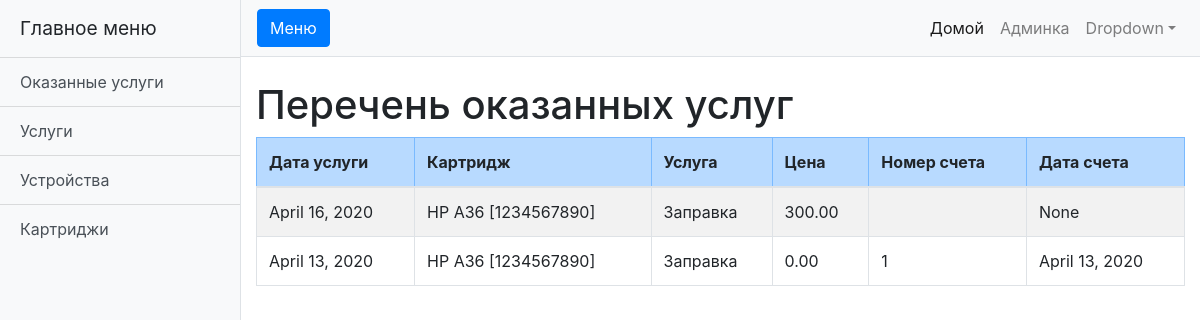
The page /carefreg/ on the database as committed earlier.
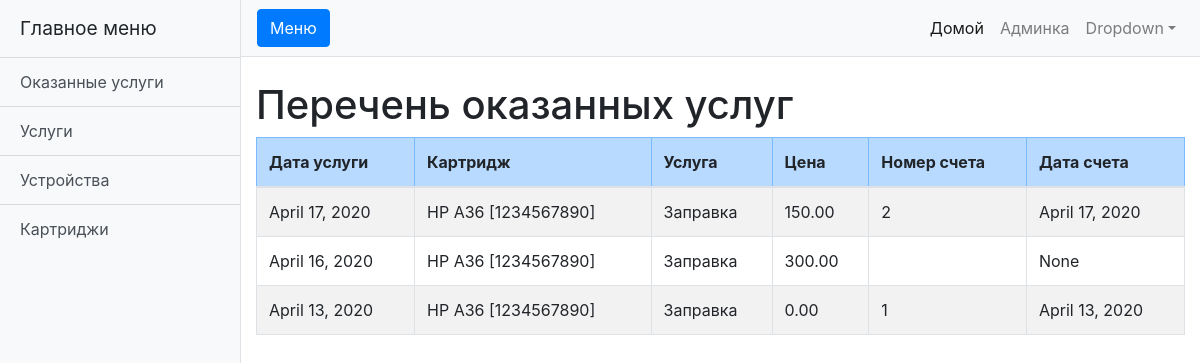
The same page on the database as committed later.
### carefreg/models.py (models this page shows, shortened)
class ProvidedServices(models.Model):
    service_date = models.DateField('Дата услуги', null = False, blank = False)
    cartridge = models.ForeignKey(Cartridge, on_delete = models.CASCADE, verbose_name = 'Картридж', null = False, blank = False)
    service = models.ForeignKey(Service, on_delete = models.CASCADE, verbose_name = 'Услуга', null = False, blank = False)
    service_price = models.DecimalField('Цена', max_digits = 10, decimal_places = 2, null = True, blank = True)
    invoice_num = models.CharField('Номер счета', max_length = 15, blank = True)
    invoice_date = models.DateField('Дата счета', null = True, blank = True)
    class Meta:
        ordering = ('-service_date',)
        verbose_name = 'Предоставленные услуги'
        verbose_name_plural = 'Предоставленная услуга'

class Cartridge(models.Model):
    cartridge_model = models.ForeignKey(CartridgeModel, on_delete = models.CASCADE, verbose_name = 'Модель картриджа')
    serial_number = models.CharField('Серийный номер', max_length = 50, blank = False, unique = True)
    start_date = models.DateField('Дата начала эксплуатации', null = True, blank = True)
    device = models.ManyToManyField(Device, related_name='cartridges', through='RelCartridgeDevice', through_fields=('cartridge', 'owner_device'))
    def __str__(self):
        return f"{self.cartridge_model} [{self.serial_number}]"
    def current_department(self):
        if not hasattr(self, '_current_device'):
            self._current_device = self.current_device()
        if not self._current_device:
            return None
        return Department.objects.filter(reldevicedepartment__device = self._current_device, reldevicedepartment__rel_date__lte = timezone.now()).order_by('-reldevicedepartment__rel_date').first()
    def current_device(self):
        self._current_device = self.device.filter(relcartridgedevice__rel_date__lte = timezone.now()).order_by('-relcartridgedevice__rel_date').first()
        return self._current_device
    current_department.short_description = 'Текущий отдел'
    current_device.short_description = 'Текущее устройство'
    class Meta:
        verbose_name = 'Картридж'
        verbose_name_plural = 'Картриджи'

class AbstractDeviceModel(models.Model):
    vendor_name = models.CharField('Производитель', max_length = 50, blank = False, unique = False)
    model_name = models.CharField('Модель', max_length = 50, blank = False, unique = False)
    def __str__(self):
        return f"{self.vendor_name} {self.model_name}"
    class Meta:
        abstract = True

class CartridgeModel(AbstractDeviceModel):
    class Meta:
        verbose_name = 'Модель картриджа'
        verbose_name_plural = 'Модели картриджей'

class Service(models.Model):
    service_name = models.CharField('Наименование услуги', max_length = 100, blank = False, unique = True)
    default_price = models.DecimalField('Цена по умолчанию', max_digits = 10, decimal_places = 2, null = False, blank = True)
    def __str__(self):
        return self.service_name
    class Meta:
        verbose_name = 'Услуга'
        verbose_name_plural = 'Услуги'

### carefreg/views.py (the view)
# urls.py: path('', views.IndexView.as_view(), name='index'),
class IndexView(generic.ListView):
    template_name = 'carefreg/index.html'
    context_object_name = 'object_list'
    extra_context = {'page_title' : "Перечень оказанных услуг",}
    extra_context['model_fields'] = {field.name : field.verbose_name for field in ProvidedServices._meta.local_fields if not field.name == 'id'}
    def get_queryset(self):
	    return ProvidedServices.objects.order_by('-service_date')

### carefreg/templatetags/carefreg.py (called while the page is built)
@register.tag()
def get_side_menu(parser, token):
    args = token.split_contents()
    if len(args) < 2:
        raise template.TemplateSyntaxError("%r tag requires at least one argument - name of template variable" % token.contents.split()[0])
    var_name = args[1]
    menu_title = ''
    if len(args) > 2:
        menu_title = args[2]
    return SideMenu(var_name, menu_title)

@register.inclusion_tag('carefreg/table_row.html')
def table_row(obj, fields_list):
    try:
        if isinstance(obj, dict):
            data = {field : obj[field] for field in fields_list}
        else:
            data = {field : getattr(obj, field) for field in fields_list}
    except:
        raise template.TemplateSyntaxError("not all fields of %r exists in given object %r" % (fields_list, obj))
    return {'table_row' : data}

### carefreg/templates/carefreg/index.html (shortened to what this page needs)
{% extends "carefreg/base.html" %}
{% load carefreg %}
{% block page_title %}
    <h1 class="mt-4">{{ page_title }}</h1>
{% endblock page_title %}
{% block page_content %}
    <table class="table table-striped table-bordered">
        <thead>
        <tr class="table-primary">
        {% for field_name in model_fields.values %}
            <th>{{ field_name }}</th>
        {% endfor %}
        </tr>
        </thead>
        <tbody>
        {% for obj in object_list %}
            {% table_row obj model_fields %}
        {% endfor %}
        </tbody>
    </table>
{% endblock page_content %}

### carefreg/templates/carefreg/table_row.html
<tr>
    {% for val in table_row.values %}
    <td>{{ val }}</td>
    {% endfor %}
</tr>

Rows that differ between the two databases and show on the page:
added ProvidedServices: values "April 17, 2020" "150.00" "2" "April 17, 2020", Cartridge (cartridge_model+serial_number "HP A36 [1234567890]"), Service (service_name "Заправка")
